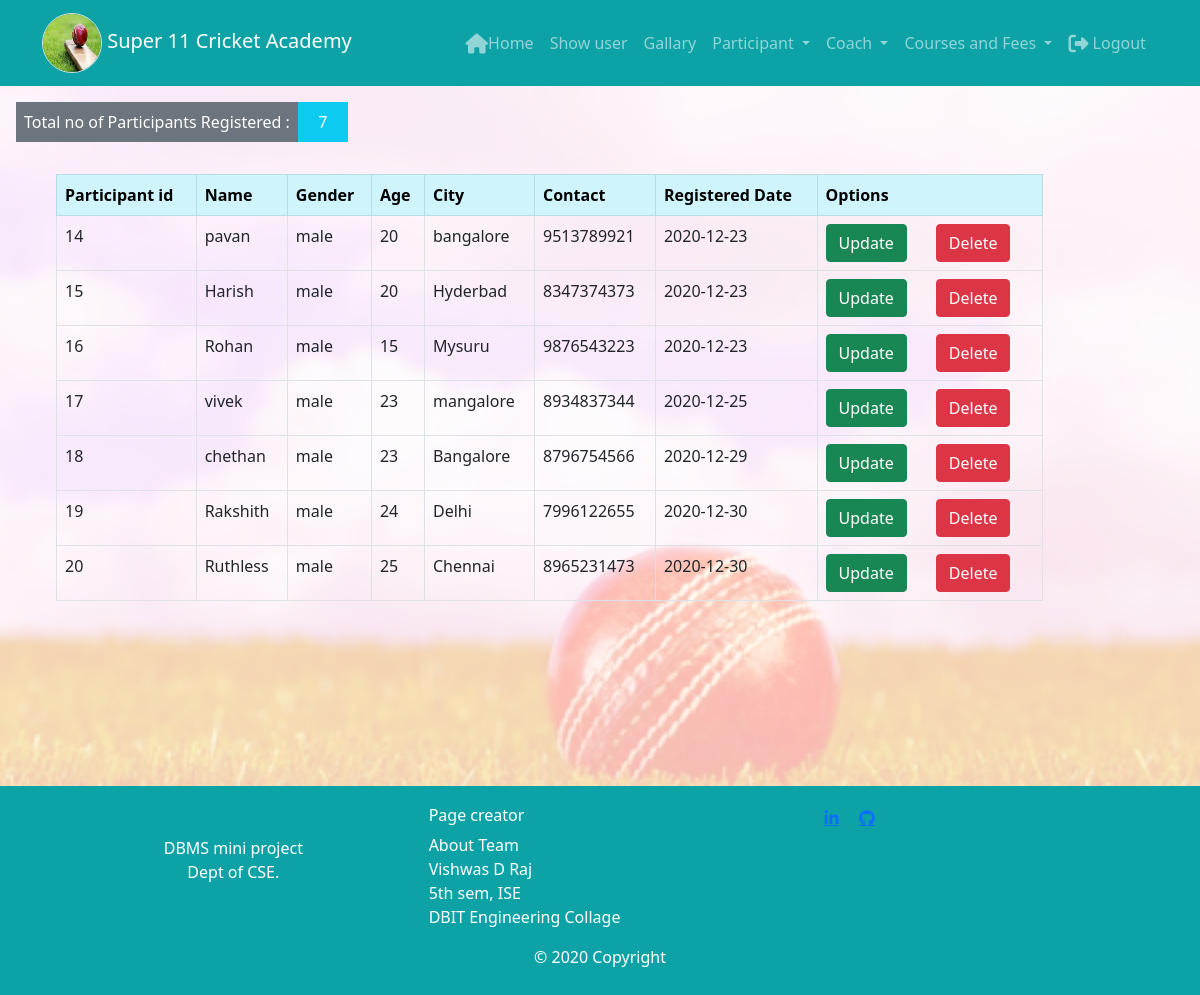
The page /ashow_Participant.php on the database its author committed.
### tables this page shows
CREATE TABLE `paticipant` (
  `par_id` int(10) NOT NULL,
  `name` varchar(20) NOT NULL,
  `gender` varchar(30) NOT NULL,
  `age` int(20) NOT NULL,
  `city` varchar(40) NOT NULL,
  `contact` bigint(10) NOT NULL,
  `r_d` date NOT NULL
);

### function.php (called while the page is built, shortened)
<?php
    function get_par_count(){
		$connection = mysqli_connect("localhost","root","");
		$par_count = "";
		$query = "select count(*) as par_id from paticipant";
		$query_run = mysqli_query($connection,$query);
		while($row = mysqli_fetch_assoc($query_run)){
			$par_count = $row['par_id'];
		}
		return($par_count);
    }
?>

### ashow_Participant.php (the view, shortened to what this page needs)
<?php
    require('function.php');
    $connection = mysqli_connect("localhost","root","");
?>
<!doctype html>
<html lang="en">
<head>
  <link href="https://cdn.jsdelivr.net/npm/bootstrap@5.0.0-beta1/dist/css/bootstrap.min.css" rel="stylesheet"
>
  <link rel="stylesheet" href="Css/style.css">
</head>
<body>
  <nav class="navbar navbar-dark navbar-expand-sm" style="background-color: #0DA2A6" ;>
    <div class=" container">
      <a class="navbar-brand" href=""><img src="Images/cricket.jpeg" alt="" class="rounded-circle border" height="60"
          width="60">
        Super 11 Cricket Academy</a>
      <ul class="nav navbar-nav navbar navbar-right">
        <li class="nav-item active"><a class="nav-link" href="admin_dashboard.php"><i
              class="fa fa-home fa-lg"></i>Home</a></li>
        <li class="nav-item "><a class="nav-link" href="show_user.php">Show user</a></li>
        <li class="nav-item "><a class="nav-link" href="gallaryAdmin.php">Gallary</a></li>
        <li class="nav-item dropdown">
          <a class="nav-link dropdown-toggle" href="#" id="navbarDropdown" role="button" data-bs-toggle="dropdown"
            aria-expanded="false">
            Participant
          </a>
        </li>
        <li class="nav-item dropdown">
          <a class="nav-link dropdown-toggle" href="#" id="navbarDropdown" role="button" data-bs-toggle="dropdown"
            aria-expanded="false">
            Coach
          </a>
        </li>
        <li class="nav-item dropdown">
          <a class="nav-link dropdown-toggle" href="#" id="navbarDropdown" role="button" data-bs-toggle="dropdown"
            aria-expanded="false">
            Courses and Fees
          </a>
        </li>
        <li class="nav-item "><a class="nav-link btn-pd" href="logout.php"> <i class="fa fa-sign-out fa-lg"></i>
            Logout</a></li> &nbsp
      </ul>
    </div>
  </nav>
  <div class="parallax p-2" style="
    background-position: center;
    background-repeat: no-repeat;
    background-size: cover;
    background-blend-mode: screen;
    background-image: url('sky.jpeg'); background-color: rgb(241, 185, 178); min-height: 700px;">
    <div class="col-10">
      <div class="d-flex p-2 text-white">
        <div class="p-2 bg-secondary">Total no of Participants Registered :</div>
        <div class="p-2 bg-info">&nbsp &nbsp<?php echo get_par_count() ?>&nbsp &nbsp</div>
      </div>
      <br>
      <table class="table table-hover table-bordered mx-5">
        <thead class="table-info">
          <tr>
            <th>Participant id</th>
            <th>Name</th>
            <th>Gender</th>
            <th>Age</th>
            <th>City</th>
            <th>Contact</th>
            <th>Registered Date</th>
            <th>Options</th>
          </tr>
        </thead>
        <?php
                    $query = "select * from paticipant order by par_id";
                    $query_run = mysqli_query($connection,$query);
                    while($row = mysqli_fetch_assoc($query_run))
                    {
                        $par_id = $row['par_id'];
                        $name = $row['name'];
                        $gender = $row['gender'];
                        $age = $row['age'];
                        $city = $row['city'];
                        $contact = $row['contact'];
                        $reg = $row['r_d'];
                    ?>
        <tr>
          <td><?php echo $par_id ?></td>
          <td><?php echo $name?></td>
          <td><?php echo $gender ?></td>
          <td><?php echo $age ?></td>
          <td><?php echo $city ?></td>
          <td><?php echo $contact ?></td>
          <td><?php echo $reg ?></td>
          <td>
            <a type="button" class="btn btn-success" href="Update_par.php?id=<?php echo $row['par_id'];?>">Update</a>
            <a type="button" class="btn btn-danger" href="delete_par.php?id=<?php echo $row['par_id'];?>">Delete</a>
          </td>
        </tr>
        <?php
                    }
                ?>
      </table>
    </div>
  </div>
  <footer class="footer">
    <div class="container-fluid">
      <div class="row">
        <div class="offset-1 col-lg-2 align-self-center">
          <div class="text-center">
            <p>
              DBMS mini project <br>
              Dept of CSE.
            </p>
          </div>
        </div>
        <div class="offset-1 col-lg-3">
          <h6>Page creator</h6>
          <h7>About Team</h7><br>
          Vishwas D Raj <br>
          5th sem, ISE<br>
          DBIT Engineering Collage<br>
        </div>
        <div class="col-lg-3 col-sm-5 offset-1">
          &nbsp &nbsp &nbsp &nbsp<a href="" class="fa fa-linkedin"></a> &nbsp &nbsp
          <a href="" class="fa fa-github"></a>
        </div>
      </div>
    </div>
    <div class="footer-copyright text-center py-3">© 2020 Copyright
    </div>
  </footer>
</body>
</html>

### Css/style.css (style rules this page uses)
.footer { color: white; padding: 20px 50px 10px 50px; background-color: #0da2a6; }

### rows shown on the page
paticipant: par_id "14", name "pavan", gender "male", age "20", city "bangalore", contact "9513789921", r_d "2020-12-23"
paticipant: par_id "15", name "Harish", gender "male", age "20", city "Hyderbad", contact "8347374373", r_d "2020-12-23"
paticipant: par_id "16", name "Rohan", gender "male", age "15", city "Mysuru", contact "9876543223", r_d "2020-12-23"
paticipant: par_id "17", name "vivek", gender "male", age "23", city "mangalore", contact "8934837344", r_d "2020-12-25"
paticipant: par_id "18", name "chethan", gender "male", age "23", city "Bangalore", contact "8796754566", r_d "2020-12-29"
paticipant: par_id "19", name "Rakshith", gender "male", age "24", city "Delhi", contact "7996122655", r_d "2020-12-30"
paticipant: par_id "20", name "Ruthless", gender "male", age "25", city "Chennai", contact "8965231473", r_d "2020-12-30"

### other values the page prints
get_par_count() "7"
